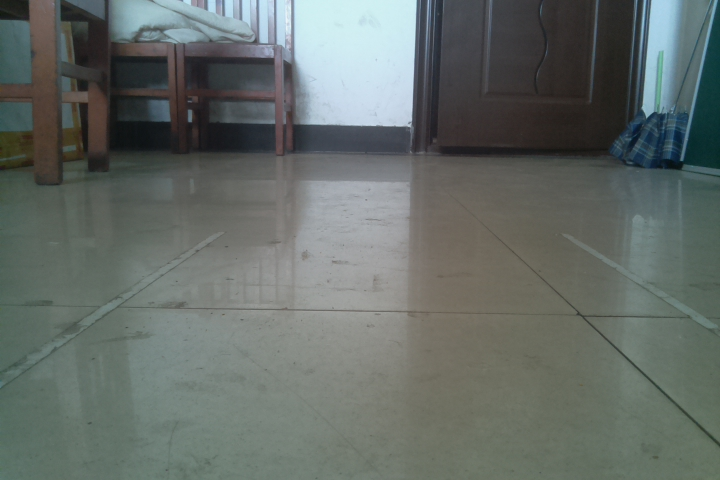
#> input picture image1.jpg, 720 x 480 px
$ python lane.py   (Python 2 division)
#> lines starting #> are read from the running program, lines starting #| are printed output that depends on the picture; after the words box and inside, x2 and y2 are one past the last pixel; in counts of white or black regions, pixels touching at a corner belong together
# -*- coding: UTF-8 -*-
#各种模块导入
import cv2
import numpy as np
import cv2.cv as cv
import math
import time


#读取图片
def readp():
 img1 = cv2.imread('image1.jpg')
#> img1 is the input picture: shape (480, 720, 3); mean B, G, R 103.8, 107.9, 100.2
 return img1

#roi函数
def roi_mask(img, vertices):#读入canny轮廓图
  mask = np.zeros_like(img)
  mask_color = 255 #白色线
  cv2.fillPoly(mask, vertices, mask_color)#白色填充
  masked_img = cv2.bitwise_and(img, mask)#加和
  return masked_img


def tc(img,lines):
  k=[]
  i=0
  for line in lines:
    q=0
    for x1, y1, x2, y2 in line:
     x1=float  (x1)
     x2=float  (x2)
     y1=float  (y1)
     y2=float  (y2)
     i=i+1
     if (x1==0 and x2==0) or x1==x2 :
      picture()
     p=(y2 - y1) / (x2 - x1)
     q=q+p
     k.append(p)
  k1=q/i
  print '斜率总和',q,'平均斜率',k1


#标准霍夫变换参数全局变量
rho = 1
theta = np.pi / 180
threshold = 15

min_line_length = 40
max_line_gap = 20

#霍夫直线函数
def draw_lines(img, lines, color=[0,0,255], thickness=3):#画红线
  for line in lines:
    for x1, y1, x2, y2 in line:
      cv2.line(img, (x1, y1), (x2, y2), color, thickness)
  #print x1,x2,y1,y2
def hough_lines(img, rho, theta, threshold, #霍夫变换
                min_line_len, max_line_gap):
  lines = cv2.HoughLinesP(img, rho, theta, threshold, np.array([]),
                          minLineLength=min_line_len,
                          maxLineGap=max_line_gap)
  line_img = np.zeros((img.shape[0], img.shape[1], 3), dtype=np.uint8)
  draw_lines(line_img, lines)

  cv2.imwrite("line_img.jpg",line_img)
  #tc(line_img, lines)


  return line_img

#画拟合直线函数
def lines2():
 im=cv.LoadImage('roi_edges.jpg', cv.CV_LOAD_IMAGE_GRAYSCALE)
 pi = math.pi
 x = 0
 dst = cv.CreateImage(cv.GetSize(im), 8, 1)
 cv.Canny(im, dst, 200, 200)
 cv.Threshold(dst, dst, 100, 255, cv.CV_THRESH_BINARY)
 color_dst_standard = cv.CreateImage(cv.GetSize(im), 8, 3)
 cv.CvtColor(im, color_dst_standard, cv.CV_GRAY2BGR)#Create output image in RGB to put red lines
 lines = cv.HoughLines2(dst, cv.CreateMemStorage(0),    cv.CV_HOUGH_STANDARD, 1, pi/100, 71, 0, 0)
 klsum=0
 klaver=0
 krsum=0
 kraver=0

 #global k
 #k=0
 for (rho, theta) in lines[:100]:
    kl=[]
    kr=[]
    a = math.cos(theta)
    b = math.sin(theta)
    x0 = a * rho
    y0 = b * rho
    pt1 = (cv.Round(x0 + 1000*(-b)), cv.Round(y0 + 1000*(a)))
    pt2 = (cv.Round(x0 - 1000*(-b)), cv.Round(y0 - 1000*(a)))
    k=((y0 - 1000*(a))- (y0 + 1000*(a)))/((x0 - 1000*(-b))-(x0 +1000*(-b)))

    if  abs(k)<0.4:
      pass
    elif k>0:
       kr.append(k)
       len_kr=len(kr)
       for i in kr:
         krsum=krsum+i
         kraver=krsum/len_kr

         cv.Line(color_dst_standard, pt1, pt2, cv.CV_RGB(255, 0, 0), 2, 4)
    elif k<0:
       kr.append(k)
       kl.append(k)
       len_kl=len(kl)
       for i in kl:
         klsum=klsum+i
         klaver=klsum/len_kl
         cv.Line(color_dst_standard, pt1, pt2, cv.CV_RGB(255, 0, 0), 2, 4)
     #print k
  #  cv.Line(color_dst_standard, pt1, pt2, cv.CV_RGB(255, 0, 0), 2, 4)
 cv.SaveImage('lane.jpg',color_dst_standard)
 print '左车道平均斜率:',klaver  ,'  右车道平均斜率:',kraver
 cv.ShowImage("Hough Standard", color_dst_standard)
 cv.WaitKey(0)


#图片处理函数
def picture():

 img2=readp()
 imgGray1 = cv2.cvtColor(img2,cv2.COLOR_BGR2GRAY)
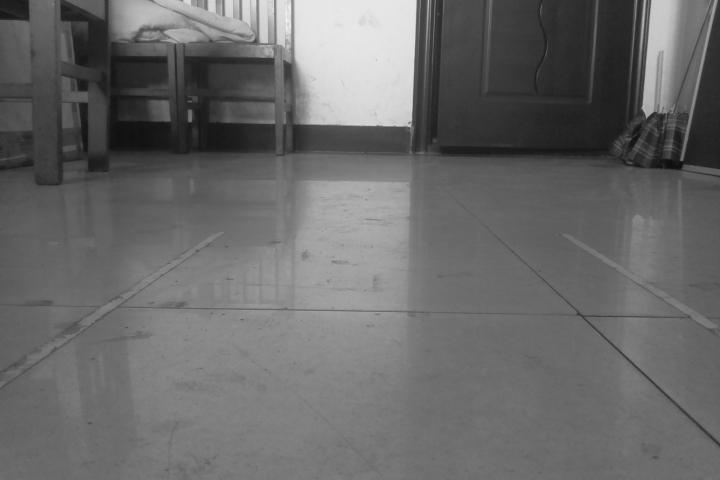
#> imgGray1: shape (480, 720); min 14, max 242, mean 105.1
 cv2.imwrite("gray.jpg", imgGray1)
 imgGray =cv2.equalizeHist( imgGray1 )
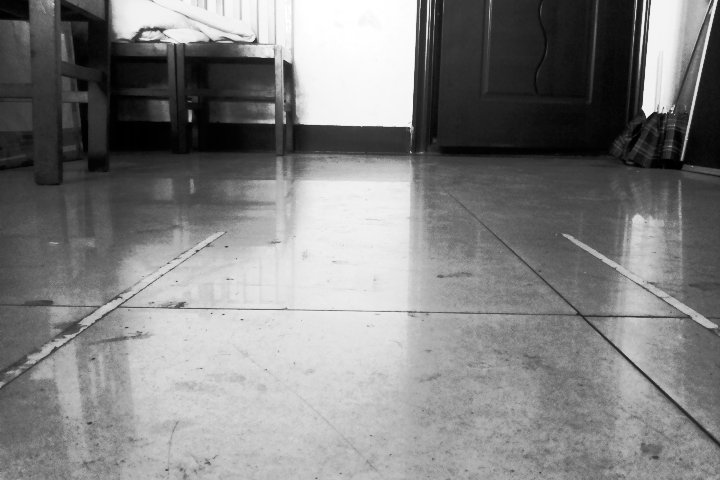
#> imgGray: shape (480, 720); min 0, max 255, mean 128.9
 cv2.imwrite("dst.jpg", imgGray)
 blur_ksize = 5  # Gaussian blur kernel size
 blur_gray = cv2.GaussianBlur(imgGray1, (blur_ksize, blur_ksize), 0, 0)
 canny_lthreshold = 0  # Canny edge detection low threshold
 canny_hthreshold = 70 # Canny edge detection high threshold
 edges = cv2.Canny(blur_gray,canny_lthreshold,canny_hthreshold)
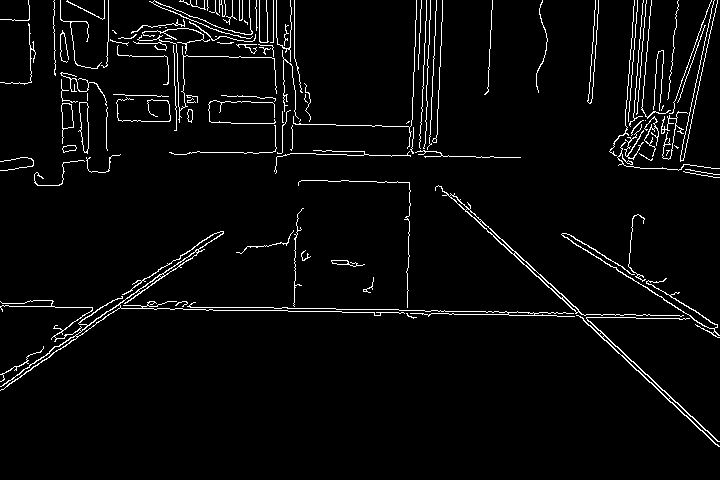
#> edges: shape (480, 720); 3.8% white in thin lines or dots
 cv2.imwrite("edges.jpg", edges)
 roi_vtx = np.array([[(0, 300), (140,240), #四点画区域shape（0）为高
                     (600, 290), (img2.shape[1], img2.shape[0])]])
 roi_edges = roi_mask(edges, roi_vtx)#切割图像
#> in roi_mask, `cv2.fillPoly(mask, vertices, mask_color)#白色填充`:
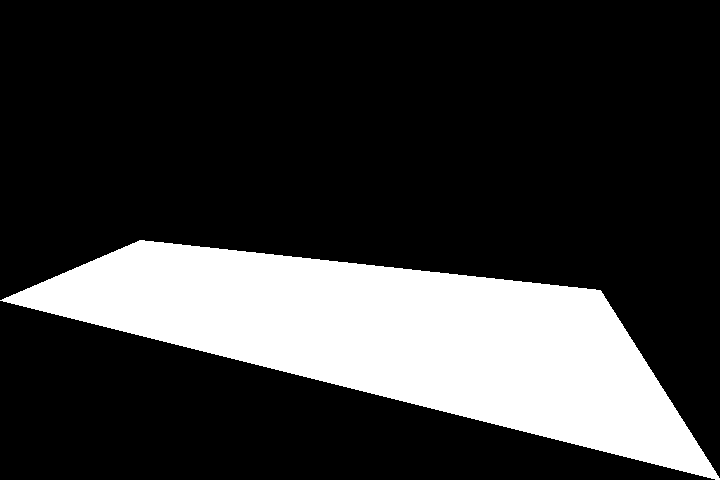
#> mask: shape (480, 720); 21.9% white; 1 white region, box (x1, y1, x2, y2) and area: (0, 240, 720, 480) 75593
#> in roi_mask, `masked_img = cv2.bitwise_and(img, mask)#加和`:
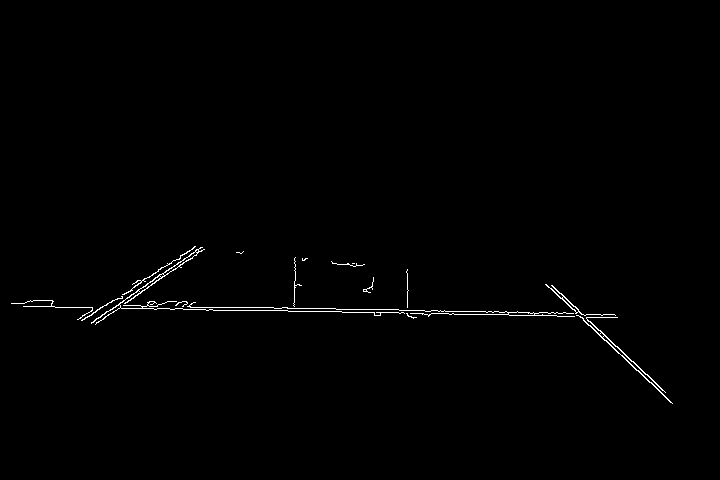
#> masked_img: shape (480, 720); 0.68% white in thin lines or dots, all inside (x1, y1, x2, y2) = (11, 246, 673, 404)
 cv2.imwrite("roi_edges.jpg", roi_edges)
 lines2()
 line1_img = hough_lines(roi_edges, rho, theta, threshold,
                       min_line_length, max_line_gap)

 cv2.imwrite("line_img.jpg",line1_img)

#> (the run stopped early here; a loop or call above may not have finished)
